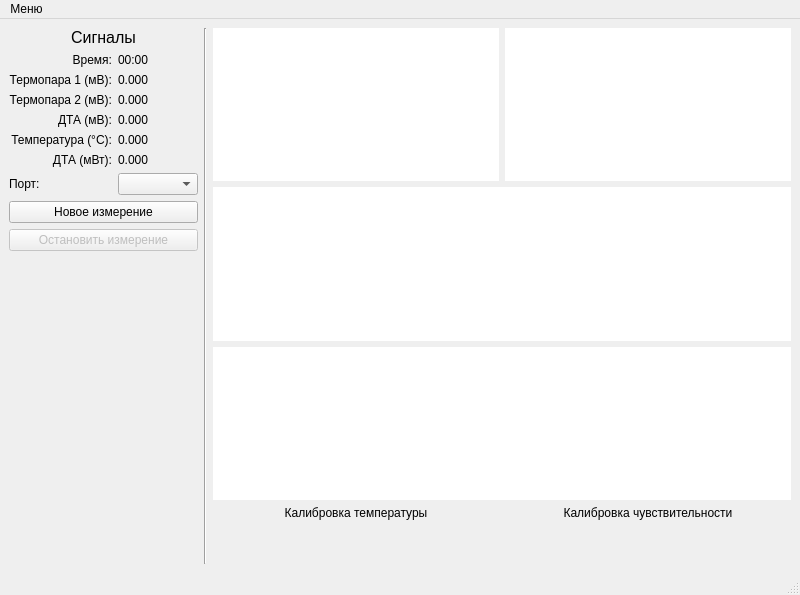
<?xml version="1.0" encoding="UTF-8"?>
<ui version="4.0">
 <class>MainWindow</class>
 <widget class="QMainWindow" name="MainWindow">
  <property name="geometry">
   <rect>
    <x>0</x>
    <y>0</y>
    <width>800</width>
    <height>595</height>
   </rect>
  </property>
  <property name="windowTitle">
   <string>Сбор данных</string>
  </property>
  <widget class="QWidget" name="centralwidget">
   <layout class="QGridLayout" name="gridLayout_2" rowstretch="1,0,0,0,0" columnstretch="0,0,0,0,0">
    <item row="0" column="1" rowspan="5">
     <widget class="Line" name="line_3">
      <property name="orientation">
       <enum>Qt::Vertical</enum>
      </property>
     </widget>
    </item>
    <item row="0" column="0" rowspan="5">
     <layout class="QGridLayout" name="gridLayout" rowstretch="0,0,0,0,0,0,0,0,0,0,0,0,0">
      <item row="2" column="0">
       <widget class="QLabel" name="label">
        <property name="text">
         <string>Термопара 1 (мВ):</string>
        </property>
        <property name="alignment">
         <set>Qt::AlignRight|Qt::AlignTrailing|Qt::AlignVCenter</set>
        </property>
       </widget>
      </item>
      <item row="6" column="1">
       <widget class="QLabel" name="label_dta_mw">
        <property name="text">
         <string>0.000</string>
        </property>
       </widget>
      </item>
      <item row="1" column="0">
       <widget class="QLabel" name="label_8">
        <property name="text">
         <string>Время:</string>
        </property>
        <property name="alignment">
         <set>Qt::AlignRight|Qt::AlignTrailing|Qt::AlignVCenter</set>
        </property>
       </widget>
      </item>
      <item row="1" column="1">
       <widget class="QLabel" name="label_time">
        <property name="text">
         <string>00:00</string>
        </property>
       </widget>
      </item>
      <item row="2" column="1">
       <widget class="QLabel" name="label_t1">
        <property name="text">
         <string>0.000</string>
        </property>
       </widget>
      </item>
      <item row="9" column="0">
       <widget class="QLabel" name="label_6">
        <property name="text">
         <string>Порт:</string>
        </property>
       </widget>
      </item>
      <item row="0" column="0" colspan="2">
       <widget class="QLabel" name="label_11">
        <property name="font">
         <font>
          <pointsize>12</pointsize>
         </font>
        </property>
        <property name="text">
         <string>Сигналы</string>
        </property>
        <property name="alignment">
         <set>Qt::AlignCenter</set>
        </property>
       </widget>
      </item>
      <item row="9" column="1">
       <widget class="QComboBox" name="combobo_ports"/>
      </item>
      <item row="5" column="0">
       <widget class="QLabel" name="label_7">
        <property name="text">
         <string>Температура (°C):</string>
        </property>
        <property name="alignment">
         <set>Qt::AlignRight|Qt::AlignTrailing|Qt::AlignVCenter</set>
        </property>
       </widget>
      </item>
      <item row="10" column="0" colspan="2">
       <widget class="QPushButton" name="btn_start_measurement">
        <property name="text">
         <string>Новое измерение</string>
        </property>
       </widget>
      </item>
      <item row="4" column="1">
       <widget class="QLabel" name="label_dta_mcv">
        <property name="text">
         <string>0.000</string>
        </property>
       </widget>
      </item>
      <item row="3" column="0">
       <widget class="QLabel" name="label_3">
        <property name="text">
         <string>Термопара 2 (мВ):</string>
        </property>
        <property name="alignment">
         <set>Qt::AlignRight|Qt::AlignTrailing|Qt::AlignVCenter</set>
        </property>
       </widget>
      </item>
      <item row="3" column="1">
       <widget class="QLabel" name="label_t2">
        <property name="text">
         <string>0.000</string>
        </property>
       </widget>
      </item>
      <item row="5" column="1">
       <widget class="QLabel" name="label_temp">
        <property name="text">
         <string>0.000</string>
        </property>
       </widget>
      </item>
      <item row="12" column="0" colspan="2">
       <spacer name="verticalSpacer">
        <property name="orientation">
         <enum>Qt::Vertical</enum>
        </property>
        <property name="sizeHint" stdset="0">
         <size>
          <width>20</width>
          <height>40</height>
         </size>
        </property>
       </spacer>
      </item>
      <item row="6" column="0">
       <widget class="QLabel" name="label_5">
        <property name="text">
         <string>ДТА (мВт):</string>
        </property>
        <property name="alignment">
         <set>Qt::AlignRight|Qt::AlignTrailing|Qt::AlignVCenter</set>
        </property>
       </widget>
      </item>
      <item row="11" column="0" colspan="2">
       <widget class="QPushButton" name="btn_stop_measurement">
        <property name="enabled">
         <bool>false</bool>
        </property>
        <property name="text">
         <string>Остановить измерение</string>
        </property>
       </widget>
      </item>
      <item row="4" column="0">
       <widget class="QLabel" name="label_9">
        <property name="text">
         <string>ДТА (мВ):</string>
        </property>
        <property name="alignment">
         <set>Qt::AlignRight|Qt::AlignTrailing|Qt::AlignVCenter</set>
        </property>
       </widget>
      </item>
     </layout>
    </item>
    <item row="0" column="2" colspan="3">
     <layout class="QGridLayout" name="gridLayout_4" rowstretch="1,1,1,0,0">
      <item row="4" column="1">
       <widget class="QLabel" name="label_cal_sens">
        <property name="text">
         <string/>
        </property>
        <property name="alignment">
         <set>Qt::AlignCenter</set>
        </property>
       </widget>
      </item>
      <item row="0" column="0">
       <widget class="LivePlotWidget" name="plot_widget_t1" native="true">
        <property name="styleSheet">
         <string notr="true">background-color: rgb(255, 255, 255);</string>
        </property>
       </widget>
      </item>
      <item row="3" column="0">
       <widget class="QLabel" name="label_2">
        <property name="text">
         <string>Калибровка температуры</string>
        </property>
        <property name="alignment">
         <set>Qt::AlignCenter</set>
        </property>
       </widget>
      </item>
      <item row="0" column="1">
       <widget class="LivePlotWidget" name="plot_widget_t2" native="true">
        <property name="styleSheet">
         <string notr="true">background-color: rgb(255, 255, 255);</string>
        </property>
       </widget>
      </item>
      <item row="3" column="1">
       <widget class="QLabel" name="label_4">
        <property name="text">
         <string>Калибровка чувствительности</string>
        </property>
        <property name="alignment">
         <set>Qt::AlignCenter</set>
        </property>
       </widget>
      </item>
      <item row="4" column="0">
       <widget class="QLabel" name="label_cal_temp">
        <property name="text">
         <string/>
        </property>
        <property name="alignment">
         <set>Qt::AlignCenter</set>
        </property>
       </widget>
      </item>
      <item row="1" column="0" colspan="2">
       <widget class="LivePlotWidget" name="plot_widget_dta" native="true">
        <property name="styleSheet">
         <string notr="true">background-color: rgb(255, 255, 255);</string>
        </property>
       </widget>
      </item>
      <item row="2" column="0" colspan="2">
       <widget class="LivePlotWidget" name="plot_widget_dta_temp" native="true">
        <property name="styleSheet">
         <string notr="true">background-color: rgb(255, 255, 255);</string>
        </property>
       </widget>
      </item>
     </layout>
    </item>
   </layout>
  </widget>
  <widget class="QMenuBar" name="menubar">
   <property name="geometry">
    <rect>
     <x>0</x>
     <y>0</y>
     <width>800</width>
     <height>22</height>
    </rect>
   </property>
   <widget class="QMenu" name="menu">
    <property name="title">
     <string>Меню</string>
    </property>
    <addaction name="action_calibration"/>
    <addaction name="action_about"/>
   </widget>
   <addaction name="menu"/>
  </widget>
  <widget class="QStatusBar" name="statusbar"/>
  <action name="action_about">
   <property name="text">
    <string>О программе</string>
   </property>
  </action>
  <action name="action_calibration">
   <property name="text">
    <string>Калибровка</string>
   </property>
  </action>
 </widget>
 <customwidgets>
  <customwidget>
   <class>LivePlotWidget</class>
   <extends>QWidget</extends>
   <header location="global">pglive.sources.live_plot_widget</header>
   <container>1</container>
  </customwidget>
 </customwidgets>
 <resources>
  <include location="resources.qrc"/>
 </resources>
 <connections/>
</ui>
